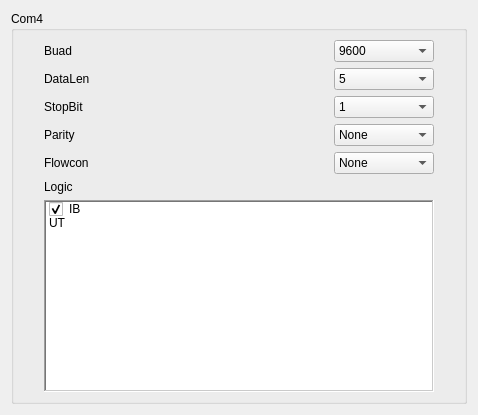
     <widget class="QWidget" name="page_Com4">
      <layout class="QVBoxLayout" name="verticalLayout_35">
       <item>
        <widget class="QGroupBox" name="Serial_Com4">
         <property name="font">
          <font>
           <weight>50</weight>
           <bold>false</bold>
          </font>
         </property>
         <property name="title">
          <string>Com4</string>
         </property>
         <property name="flat">
          <bool>true</bool>
         </property>
         <property name="checkable">
          <bool>false</bool>
         </property>
         <layout class="QVBoxLayout" name="verticalLayout_34">
          <property name="leftMargin">
           <number>30</number>
          </property>
          <property name="rightMargin">
           <number>30</number>
          </property>
          <item>
           <layout class="QHBoxLayout" name="horizontalLayout_38">
            <item>
             <widget class="QLabel" name="label_56">
              <property name="text">
               <string>Buad   </string>
              </property>
             </widget>
            </item>
            <item>
             <spacer name="horizontalSpacer_63">
              <property name="orientation">
               <enum>Qt::Horizontal</enum>
              </property>
              <property name="sizeHint" stdset="0">
               <size>
                <width>238</width>
                <height>20</height>
               </size>
              </property>
             </spacer>
            </item>
            <item>
             <widget class="QComboBox" name="Serial_Com4_Buad_Enum_Text">
              <property name="minimumSize">
               <size>
                <width>100</width>
                <height>0</height>
               </size>
              </property>
              <item>
               <property name="text">
                <string>9600</string>
               </property>
               <property name="icon">
                <iconset resource="../IDE.qrc">
                 <normaloff>:/Menu/rc/Menu/eye.png</normaloff>:/Menu/rc/Menu/eye.png</iconset>
               </property>
              </item>
              <item>
               <property name="text">
                <string>19200</string>
               </property>
               <property name="icon">
                <iconset resource="../IDE.qrc">
                 <normaloff>:/Menu/rc/Menu/eye.png</normaloff>:/Menu/rc/Menu/eye.png</iconset>
               </property>
              </item>
              <item>
               <property name="text">
                <string>38400</string>
               </property>
               <property name="icon">
                <iconset resource="../IDE.qrc">
                 <normaloff>:/Menu/rc/Menu/eye.png</normaloff>:/Menu/rc/Menu/eye.png</iconset>
               </property>
              </item>
              <item>
               <property name="text">
                <string>57600</string>
               </property>
               <property name="icon">
                <iconset resource="../IDE.qrc">
                 <normaloff>:/Menu/rc/Menu/eye.png</normaloff>:/Menu/rc/Menu/eye.png</iconset>
               </property>
              </item>
              <item>
               <property name="text">
                <string>115200</string>
               </property>
               <property name="icon">
                <iconset resource="../IDE.qrc">
                 <normaloff>:/Menu/rc/Menu/eye.png</normaloff>:/Menu/rc/Menu/eye.png</iconset>
               </property>
              </item>
              <item>
               <property name="text">
                <string>125000</string>
               </property>
               <property name="icon">
                <iconset resource="../IDE.qrc">
                 <normaloff>:/Menu/rc/Menu/eye.png</normaloff>:/Menu/rc/Menu/eye.png</iconset>
               </property>
              </item>
             </widget>
            </item>
           </layout>
          </item>
          <item>
           <layout class="QHBoxLayout" name="horizontalLayout_39">
            <item>
             <widget class="QLabel" name="label_57">
              <property name="text">
               <string>DataLen</string>
              </property>
             </widget>
            </item>
            <item>
             <spacer name="horizontalSpacer_64">
              <property name="orientation">
               <enum>Qt::Horizontal</enum>
              </property>
              <property name="sizeHint" stdset="0">
               <size>
                <width>238</width>
                <height>20</height>
               </size>
              </property>
             </spacer>
            </item>
            <item>
             <widget class="QComboBox" name="Serial_Com4_DataLen_Enum_Text">
              <property name="minimumSize">
               <size>
                <width>100</width>
                <height>0</height>
               </size>
              </property>
              <item>
               <property name="text">
                <string>5</string>
               </property>
               <property name="icon">
                <iconset resource="../IDE.qrc">
                 <normaloff>:/Menu/rc/Menu/build.png</normaloff>:/Menu/rc/Menu/build.png</iconset>
               </property>
              </item>
              <item>
               <property name="text">
                <string>6</string>
               </property>
               <property name="icon">
                <iconset resource="../IDE.qrc">
                 <normaloff>:/Menu/rc/Menu/build.png</normaloff>:/Menu/rc/Menu/build.png</iconset>
               </property>
              </item>
              <item>
               <property name="text">
                <string>7</string>
               </property>
               <property name="icon">
                <iconset resource="../IDE.qrc">
                 <normaloff>:/Menu/rc/Menu/build.png</normaloff>:/Menu/rc/Menu/build.png</iconset>
               </property>
              </item>
              <item>
               <property name="text">
                <string>8</string>
               </property>
               <property name="icon">
                <iconset resource="../IDE.qrc">
                 <normaloff>:/Menu/rc/Menu/build.png</normaloff>:/Menu/rc/Menu/build.png</iconset>
               </property>
              </item>
             </widget>
            </item>
           </layout>
          </item>
          <item>
           <layout class="QHBoxLayout" name="horizontalLayout_40">
            <item>
             <widget class="QLabel" name="label_58">
              <property name="text">
               <string>StopBit</string>
              </property>
             </widget>
            </item>
            <item>
             <spacer name="horizontalSpacer_65">
              <property name="orientation">
               <enum>Qt::Horizontal</enum>
              </property>
              <property name="sizeHint" stdset="0">
               <size>
                <width>238</width>
                <height>20</height>
               </size>
              </property>
             </spacer>
            </item>
            <item>
             <widget class="QComboBox" name="Serial_Com4_StopBit_Enum_Text">
              <property name="minimumSize">
               <size>
                <width>100</width>
                <height>0</height>
               </size>
              </property>
              <item>
               <property name="text">
                <string>1</string>
               </property>
               <property name="icon">
                <iconset resource="../IDE.qrc">
                 <normaloff>:/Menu/rc/Menu/bringtofront.png</normaloff>:/Menu/rc/Menu/bringtofront.png</iconset>
               </property>
              </item>
              <item>
               <property name="text">
                <string>1.5</string>
               </property>
               <property name="icon">
                <iconset resource="../IDE.qrc">
                 <normaloff>:/Menu/rc/Menu/bringtofront.png</normaloff>:/Menu/rc/Menu/bringtofront.png</iconset>
               </property>
              </item>
              <item>
               <property name="text">
                <string>2</string>
               </property>
               <property name="icon">
                <iconset resource="../IDE.qrc">
                 <normaloff>:/Menu/rc/Menu/bringtofront.png</normaloff>:/Menu/rc/Menu/bringtofront.png</iconset>
               </property>
              </item>
             </widget>
            </item>
           </layout>
          </item>
          <item>
           <layout class="QHBoxLayout" name="horizontalLayout_41">
            <item>
             <widget class="QLabel" name="label_59">
              <property name="text">
               <string>Parity </string>
              </property>
             </widget>
            </item>
            <item>
             <spacer name="horizontalSpacer_66">
              <property name="orientation">
               <enum>Qt::Horizontal</enum>
              </property>
              <property name="sizeHint" stdset="0">
               <size>
                <width>125</width>
                <height>17</height>
               </size>
              </property>
             </spacer>
            </item>
            <item>
             <widget class="QComboBox" name="Serial_Com4_Parity_Enum_Text">
              <property name="minimumSize">
               <size>
                <width>100</width>
                <height>0</height>
               </size>
              </property>
              <item>
               <property name="text">
                <string>None</string>
               </property>
               <property name="icon">
                <iconset resource="../IDE.qrc">
                 <normaloff>:/Menu/rc/Menu/help.png</normaloff>:/Menu/rc/Menu/help.png</iconset>
               </property>
              </item>
              <item>
               <property name="text">
                <string>Odd</string>
               </property>
               <property name="icon">
                <iconset resource="../IDE.qrc">
                 <normaloff>:/Menu/rc/Menu/help.png</normaloff>:/Menu/rc/Menu/help.png</iconset>
               </property>
              </item>
              <item>
               <property name="text">
                <string>Even</string>
               </property>
               <property name="icon">
                <iconset resource="../IDE.qrc">
                 <normaloff>:/Menu/rc/Menu/help.png</normaloff>:/Menu/rc/Menu/help.png</iconset>
               </property>
              </item>
              <item>
               <property name="text">
                <string>Mark</string>
               </property>
               <property name="icon">
                <iconset resource="../IDE.qrc">
                 <normaloff>:/Menu/rc/Menu/help.png</normaloff>:/Menu/rc/Menu/help.png</iconset>
               </property>
              </item>
              <item>
               <property name="text">
                <string>Space</string>
               </property>
               <property name="icon">
                <iconset resource="../IDE.qrc">
                 <normaloff>:/Menu/rc/Menu/help.png</normaloff>:/Menu/rc/Menu/help.png</iconset>
               </property>
              </item>
             </widget>
            </item>
           </layout>
          </item>
          <item>
           <layout class="QHBoxLayout" name="horizontalLayout_42">
            <item>
             <widget class="QLabel" name="label_60">
              <property name="text">
               <string>Flowcon</string>
              </property>
             </widget>
            </item>
            <item>
             <spacer name="horizontalSpacer_67">
              <property name="orientation">
               <enum>Qt::Horizontal</enum>
              </property>
              <property name="sizeHint" stdset="0">
               <size>
                <width>125</width>
                <height>17</height>
               </size>
              </property>
             </spacer>
            </item>
            <item>
             <widget class="QComboBox" name="Serial_Com4_Flowcon_Enum_Text">
              <property name="minimumSize">
               <size>
                <width>100</width>
                <height>0</height>
               </size>
              </property>
              <item>
               <property name="text">
                <string>None</string>
               </property>
               <property name="icon">
                <iconset resource="../IDE.qrc">
                 <normaloff>:/Menu/rc/Menu/fail.png</normaloff>:/Menu/rc/Menu/fail.png</iconset>
               </property>
              </item>
              <item>
               <property name="text">
                <string>HardWare</string>
               </property>
               <property name="icon">
                <iconset resource="../IDE.qrc">
                 <normaloff>:/Menu/rc/Menu/comm.ico</normaloff>:/Menu/rc/Menu/comm.ico</iconset>
               </property>
              </item>
              <item>
               <property name="text">
                <string>SoftWare</string>
               </property>
               <property name="icon">
                <iconset resource="../IDE.qrc">
                 <normaloff>:/Menu/rc/Menu/ftp.png</normaloff>:/Menu/rc/Menu/ftp.png</iconset>
               </property>
              </item>
             </widget>
            </item>
           </layout>
          </item>
          <item>
           <widget class="QLabel" name="label_36">
            <property name="text">
             <string>Logic</string>
            </property>
           </widget>
          </item>
          <item>
           <widget class="UpSelecQListWidget" name="Serial_Com4_Logic_Check_Item">
            <property name="frameShape">
             <enum>QFrame::WinPanel</enum>
            </property>
            <property name="selectionMode">
             <enum>QAbstractItemView::MultiSelection</enum>
            </property>
            <item>
             <property name="text">
              <string>IB</string>
             </property>
             <property name="checkState">
              <enum>Checked</enum>
             </property>
             <property name="icon">
              <iconset resource="../IDE.qrc">
               <normaloff>:/Menu/rc/Menu/chat.png</normaloff>:/Menu/rc/Menu/chat.png</iconset>
             </property>
            </item>
            <item>
             <property name="text">
              <string>UT</string>
             </property>
             <property name="checkState">
              <enum>Unchecked</enum>
             </property>
             <property name="icon">
              <iconset resource="../IDE.qrc">
               <normaloff>:/Menu/rc/Menu/chat.png</normaloff>:/Menu/rc/Menu/chat.png</iconset>
             </property>
            </item>
           </widget>
          </item>
         </layout>
        </widget>
       </item>
      </layout>
     </widget>
